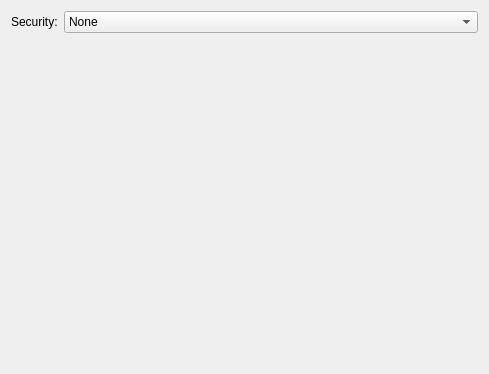
<?xml version="1.0" encoding="UTF-8"?>
<ui version="4.0">
 <author>Lukáš Tinkl &lt;ltinkl@redhat.com&gt;</author>
 <class>WifiSecurity</class>
 <widget class="QWidget" name="WifiSecurity">
  <property name="geometry">
   <rect>
    <x>0</x>
    <y>0</y>
    <width>489</width>
    <height>374</height>
   </rect>
  </property>
  <property name="windowTitle">
   <string>Wifi Security</string>
  </property>
  <layout class="QGridLayout" name="gridLayout">
   <item row="0" column="1">
    <widget class="KComboBox" name="securityCombo">
     <property name="sizePolicy">
      <sizepolicy hsizetype="MinimumExpanding" vsizetype="Fixed">
       <horstretch>0</horstretch>
       <verstretch>0</verstretch>
      </sizepolicy>
     </property>
     <item>
      <property name="text">
       <string comment="no security">None</string>
      </property>
     </item>
     <item>
      <property name="text">
       <string>WEP key 40/128 bits (Hex or ASCII)</string>
      </property>
     </item>
     <item>
      <property name="text">
       <string>WEP key 128 bits</string>
      </property>
     </item>
     <item>
      <property name="text">
       <string>LEAP</string>
      </property>
     </item>
     <item>
      <property name="text">
       <string>Dynamic WEP (802.1x)</string>
      </property>
     </item>
     <item>
      <property name="text">
       <string>WPA &amp; WPA2 Personal</string>
      </property>
     </item>
     <item>
      <property name="text">
       <string>WPA &amp; WPA2 Enterprise</string>
      </property>
     </item>
    </widget>
   </item>
   <item row="0" column="0">
    <widget class="QLabel" name="label">
     <property name="text">
      <string>Security:</string>
     </property>
     <property name="buddy">
      <cstring>securityCombo</cstring>
     </property>
    </widget>
   </item>
   <item row="1" column="0" colspan="2">
    <widget class="QStackedWidget" name="stackedWidget">
     <property name="currentIndex">
      <number>0</number>
     </property>
     <widget class="QWidget" name="securityNone"/>
     <widget class="QWidget" name="securityWep">
      <layout class="QFormLayout" name="formLayout">
       <property name="verticalSpacing">
         <number>0</number>
       </property>
       <item row="0" column="0">
        <widget class="QLabel" name="label_2">
         <property name="text">
          <string>Key:</string>
         </property>
         <property name="buddy">
          <cstring>wepKey</cstring>
         </property>
        </widget>
       </item>
       <item row="0" column="1">
        <widget class="KLineEdit" name="wepKey">
         <property name="maxLength">
          <number>26</number>
         </property>
         <property name="passwordMode">
          <bool>true</bool>
         </property>
        </widget>
       </item>
       <item row="1" column="1">
        <widget class="QCheckBox" name="cbShowWepKey">
         <property name="text">
          <string>Show key</string>
         </property>
        </widget>
       </item>
       <item row="2" column="0">
        <widget class="QLabel" name="label_3">
         <property name="text">
          <string>WEP index:</string>
         </property>
         <property name="buddy">
          <cstring>wepIndex</cstring>
         </property>
        </widget>
       </item>
       <item row="2" column="1">
        <widget class="KComboBox" name="wepIndex">
         <property name="sizePolicy">
          <sizepolicy hsizetype="MinimumExpanding" vsizetype="Fixed">
           <horstretch>0</horstretch>
           <verstretch>0</verstretch>
          </sizepolicy>
         </property>
         <item>
          <property name="text">
           <string>1 (default)</string>
          </property>
         </item>
         <item>
          <property name="text">
           <string>2</string>
          </property>
         </item>
         <item>
          <property name="text">
           <string>3</string>
          </property>
         </item>
         <item>
          <property name="text">
           <string>4</string>
          </property>
         </item>
        </widget>
       </item>
       <item row="3" column="0">
        <widget class="QLabel" name="label_4">
         <property name="text">
          <string>Authentication:</string>
         </property>
         <property name="buddy">
          <cstring>wepAuth</cstring>
         </property>
        </widget>
       </item>
       <item row="3" column="1">
        <widget class="KComboBox" name="wepAuth">
         <property name="sizePolicy">
          <sizepolicy hsizetype="MinimumExpanding" vsizetype="Fixed">
           <horstretch>0</horstretch>
           <verstretch>0</verstretch>
          </sizepolicy>
         </property>
         <item>
          <property name="text">
           <string>Open System</string>
          </property>
         </item>
         <item>
          <property name="text">
           <string>Shared Key</string>
          </property>
         </item>
        </widget>
       </item>
      </layout>
     </widget>
     <widget class="QWidget" name="securityLeap">
      <layout class="QFormLayout" name="formLayout_3">
        <property name="verticalSpacing">
        <number>0</number>
        </property>
       <item row="0" column="0">
        <widget class="QLabel" name="label_8">
         <property name="text">
          <string>Username:</string>
         </property>
         <property name="buddy">
          <cstring>leapUsername</cstring>
         </property>
        </widget>
       </item>
       <item row="0" column="1">
        <widget class="KLineEdit" name="leapUsername"/>
       </item>
       <item row="1" column="0">
        <widget class="QLabel" name="label_9">
         <property name="text">
          <string>Password:</string>
         </property>
         <property name="buddy">
          <cstring>leapPassword</cstring>
         </property>
        </widget>
       </item>
       <item row="1" column="1">
        <widget class="KLineEdit" name="leapPassword">
         <property name="passwordMode">
          <bool>true</bool>
         </property>
        </widget>
       </item>
       <item row="2" column="1">
        <widget class="QCheckBox" name="cbShowLeapPassword">
         <property name="text">
          <string>Show password</string>
         </property>
        </widget>
       </item>
      </layout>
     </widget>
     <widget class="QWidget" name="securityWpaPersonal">
      <layout class="QFormLayout" name="formLayout_4">
        <property name="verticalSpacing">
        <number>0</number>
        </property>
       <item row="0" column="0">
        <widget class="QLabel" name="label_10">
         <property name="text">
          <string>Password:</string>
         </property>
         <property name="buddy">
          <cstring>psk</cstring>
         </property>
        </widget>
       </item>
       <item row="0" column="1">
        <widget class="KLineEdit" name="psk">
         <property name="passwordMode">
          <bool>true</bool>
         </property>
        </widget>
       </item>
       <item row="1" column="1">
        <widget class="QCheckBox" name="cbShowPsk">
         <property name="text">
          <string>Show password</string>
         </property>
        </widget>
       </item>
      </layout>
     </widget>
    </widget>
   </item>
  </layout>
 </widget>
 <customwidgets>
  <customwidget>
   <class>KComboBox</class>
   <extends>QComboBox</extends>
   <header>kcombobox.h</header>
  </customwidget>
  <customwidget>
   <class>KLineEdit</class>
   <extends>QLineEdit</extends>
   <header>klineedit.h</header>
  </customwidget>
 </customwidgets>
 <resources/>
 <connections/>
</ui>
